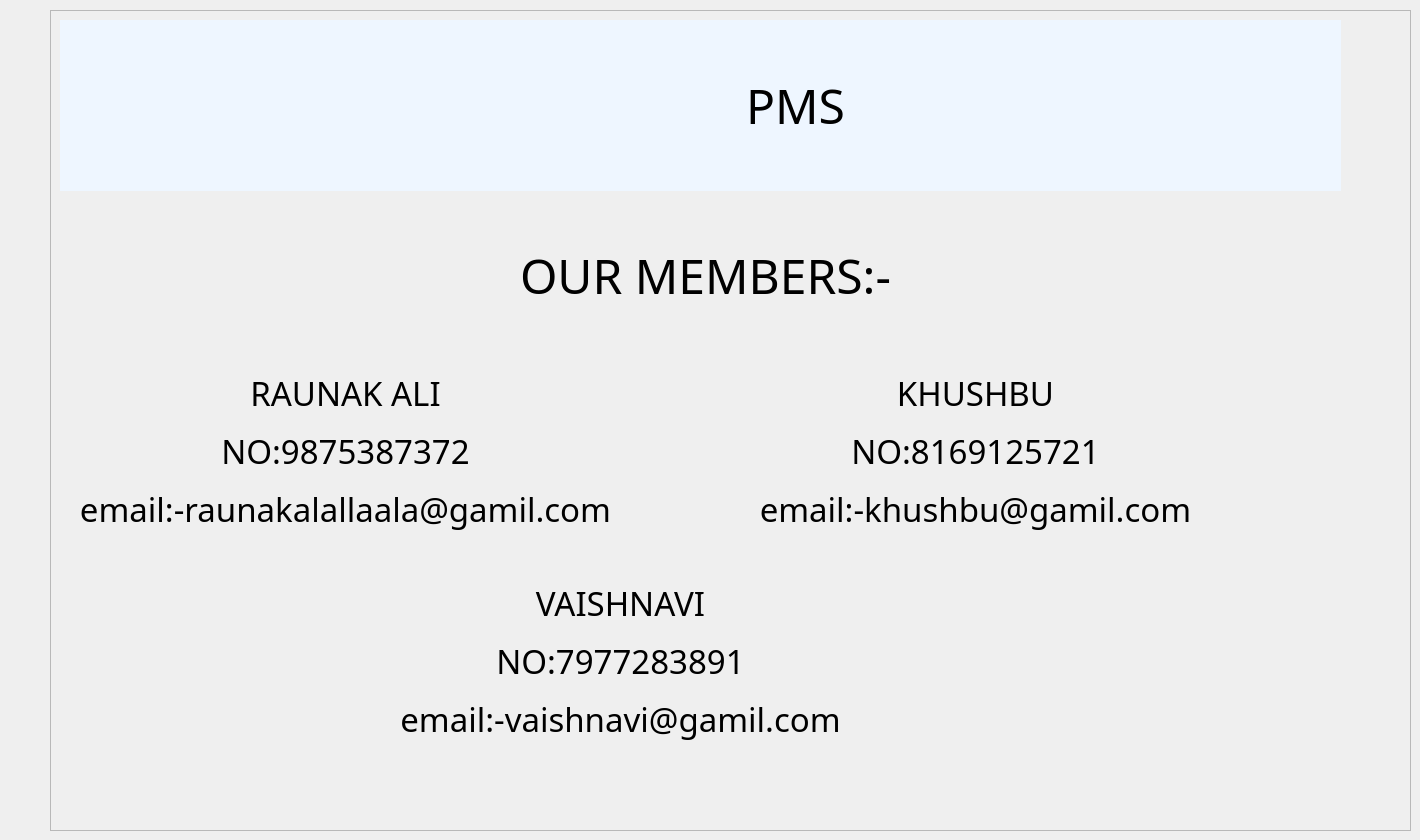
    <widget class="QWidget" name="conatct">
     <widget class="QFrame" name="frame_11">
      <property name="geometry">
       <rect>
        <x>50</x>
        <y>10</y>
        <width>1361</width>
        <height>821</height>
       </rect>
      </property>
      <property name="frameShape">
       <enum>QFrame::StyledPanel</enum>
      </property>
      <property name="frameShadow">
       <enum>QFrame::Raised</enum>
      </property>
      <widget class="QLabel" name="label_7">
       <property name="geometry">
        <rect>
         <x>10</x>
         <y>10</y>
         <width>191</width>
         <height>171</height>
        </rect>
       </property>
       <property name="styleSheet">
        <string notr="true">background-color: rgb(238, 246, 255);</string>
       </property>
       <property name="text">
        <string/>
       </property>
       <property name="pixmap">
        <pixmap>images/yup.png</pixmap>
       </property>
       <property name="scaledContents">
        <bool>true</bool>
       </property>
      </widget>
      <widget class="QLabel" name="label_157">
       <property name="geometry">
        <rect>
         <x>200</x>
         <y>10</y>
         <width>1091</width>
         <height>171</height>
        </rect>
       </property>
       <property name="sizePolicy">
        <sizepolicy hsizetype="Expanding" vsizetype="Expanding">
         <horstretch>0</horstretch>
         <verstretch>0</verstretch>
        </sizepolicy>
       </property>
       <property name="font">
        <font>
         <family>Rockwell Condensed</family>
         <pointsize>36</pointsize>
        </font>
       </property>
       <property name="styleSheet">
        <string notr="true">background-color: rgb(238, 246, 255);</string>
       </property>
       <property name="text">
        <string>PMS</string>
       </property>
       <property name="alignment">
        <set>Qt::AlignCenter</set>
       </property>
      </widget>
      <widget class="QLabel" name="label">
       <property name="geometry">
        <rect>
         <x>10</x>
         <y>200</y>
         <width>1291</width>
         <height>131</height>
        </rect>
       </property>
       <property name="font">
        <font>
         <family>Rockwell Condensed</family>
         <pointsize>36</pointsize>
        </font>
       </property>
       <property name="text">
        <string>OUR MEMBERS:-</string>
       </property>
       <property name="alignment">
        <set>Qt::AlignCenter</set>
       </property>
      </widget>
      <widget class="QLabel" name="label_16">
       <property name="geometry">
        <rect>
         <x>0</x>
         <y>360</y>
         <width>591</width>
         <height>251</height>
        </rect>
       </property>
       <property name="font">
        <font>
         <family>Rockwell Condensed</family>
         <pointsize>25</pointsize>
        </font>
       </property>
       <property name="text">
        <string>&lt;html&gt;&lt;head/&gt;&lt;body&gt;&lt;p&gt;RAUNAK ALI&lt;/p&gt;&lt;p&gt;NO:9875387372&lt;/p&gt;&lt;p&gt;email:-raunakalallaala@gamil.com&lt;/p&gt;&lt;p&gt;&lt;br/&gt;&lt;/p&gt;&lt;/body&gt;&lt;/html&gt;</string>
       </property>
       <property name="alignment">
        <set>Qt::AlignCenter</set>
       </property>
      </widget>
      <widget class="QLabel" name="label_17">
       <property name="geometry">
        <rect>
         <x>620</x>
         <y>360</y>
         <width>611</width>
         <height>251</height>
        </rect>
       </property>
       <property name="font">
        <font>
         <family>Rockwell Condensed</family>
         <pointsize>25</pointsize>
        </font>
       </property>
       <property name="text">
        <string>&lt;html&gt;&lt;head/&gt;&lt;body&gt;&lt;p&gt;KHUSHBU&lt;/p&gt;&lt;p&gt;NO:8169125721&lt;/p&gt;&lt;p&gt;email:-khushbu@gamil.com&lt;/p&gt;&lt;p&gt;&lt;br/&gt;&lt;/p&gt;&lt;/body&gt;&lt;/html&gt;</string>
       </property>
       <property name="alignment">
        <set>Qt::AlignCenter</set>
       </property>
      </widget>
      <widget class="QLabel" name="label_18">
       <property name="geometry">
        <rect>
         <x>280</x>
         <y>570</y>
         <width>581</width>
         <height>251</height>
        </rect>
       </property>
       <property name="font">
        <font>
         <family>Rockwell Condensed</family>
         <pointsize>25</pointsize>
        </font>
       </property>
       <property name="text">
        <string>&lt;html&gt;&lt;head/&gt;&lt;body&gt;&lt;p&gt;VAISHNAVI&lt;/p&gt;&lt;p&gt;NO:7977283891&lt;/p&gt;&lt;p&gt;email:-vaishnavi@gamil.com&lt;/p&gt;&lt;p&gt;&lt;br/&gt;&lt;/p&gt;&lt;/body&gt;&lt;/html&gt;</string>
       </property>
       <property name="alignment">
        <set>Qt::AlignCenter</set>
       </property>
      </widget>
     </widget>
    </widget>
